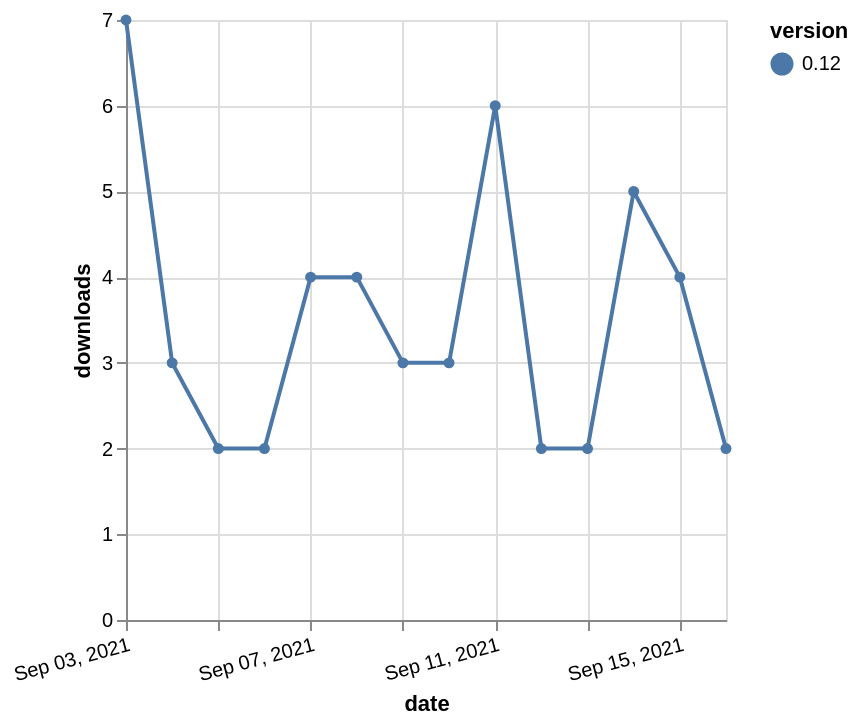

Describe this chart as a Vega-Lite specification.
### Vega-Lite specification from a JSON file in a GitHub repository (floating-point values rounded to 4 significant figures)
{"$schema": "https://vega.github.io/schema/vega-lite/v5.json", "description": "A simple bar chart with embedded data.", "data": {"values": [{"date": "2021-09-03", "total": 17625, "delta": 7, "version": "0.12"}, {"date": "2021-09-04", "total": 17628, "delta": 3, "version": "0.12"}, {"date": "2021-09-05", "total": 17630, "delta": 2, "version": "0.12"}, {"date": "2021-09-06", "total": 17632, "delta": 2, "version": "0.12"}, {"date": "2021-09-07", "total": 17636, "delta": 4, "version": "0.12"}, {"date": "2021-09-08", "total": 17640, "delta": 4, "version": "0.12"}, {"date": "2021-09-09", "total": 17643, "delta": 3, "version": "0.12"}, {"date": "2021-09-10", "total": 17646, "delta": 3, "version": "0.12"}, {"date": "2021-09-11", "total": 17652, "delta": 6, "version": "0.12"}, {"date": "2021-09-12", "total": 17654, "delta": 2, "version": "0.12"}, {"date": "2021-09-13", "total": 17656, "delta": 2, "version": "0.12"}, {"date": "2021-09-14", "total": 17661, "delta": 5, "version": "0.12"}, {"date": "2021-09-15", "total": 17665, "delta": 4, "version": "0.12"}, {"date": "2021-09-16", "total": 17667, "delta": 2, "version": "0.12"}]}, "width": "container", "mark": {"type": "line", "point": {"filled": true}}, "encoding": {"x": {"field": "date", "type": "temporal", "timeUnit": "yearmonthdate", "title": "date", "axis": {"labelAngle": -15}}, "y": {"field": "delta", "type": "quantitative", "title": "downloads"}, "color": {"field": "version", "type": "nominal"}, "tooltip": {"field": "delta"}}}
